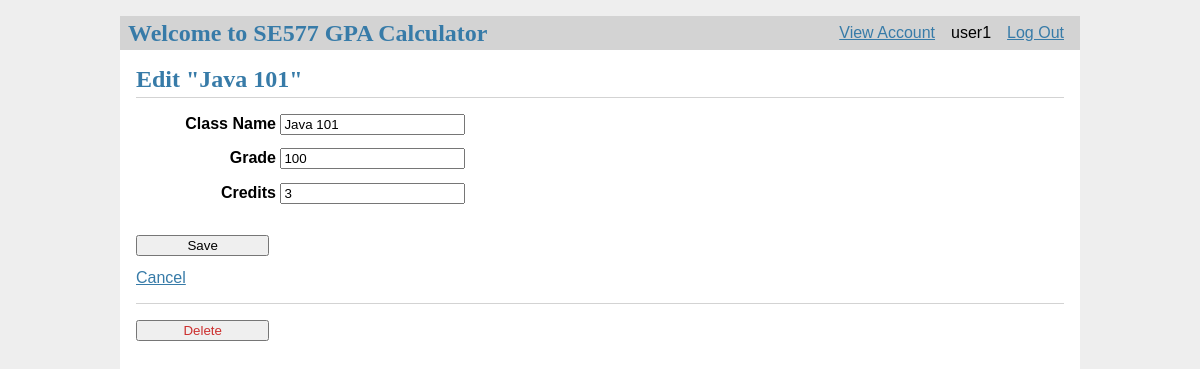
/1/update (signed in), run on an earlier commit of the app's database.
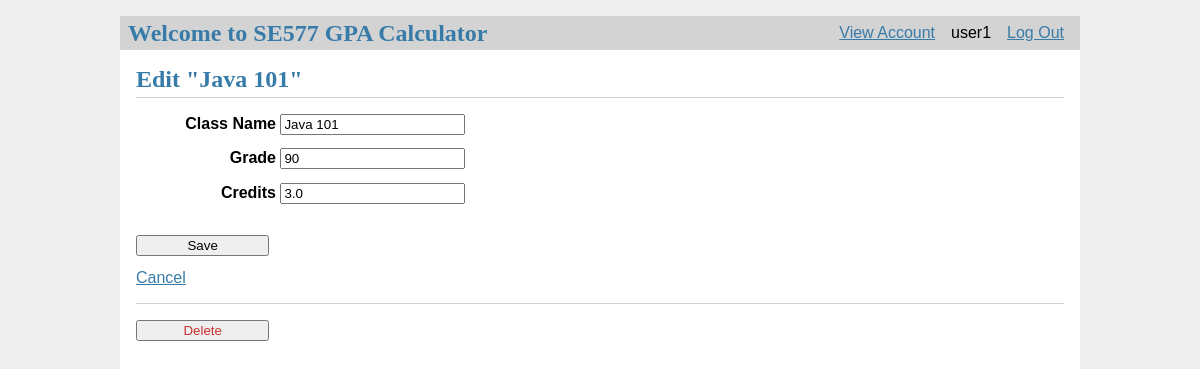
And on a later commit of the database.
### tables this page shows
CREATE TABLE class (
  id INTEGER PRIMARY KEY AUTOINCREMENT,
  author_id INTEGER NOT NULL,
  classname TEXT NOT NULL,
  grade INTEGER NOT NULL,
  credits REAL NOT NULL,
  FOREIGN KEY (author_id) REFERENCES user (id)
);

### flaskr/calc.py (the view, shortened to what this page needs)
@bp.route('/<int:id>/update', methods=('GET', 'POST'))
@login_required
def update(id):
    clss = get_class(id)
    return render_template('calc/update.html', clss=clss)

### flaskr/auth.py (called while the page is built)
@bp.before_app_request
def load_logged_in_user():
    user_id = session.get('user_id')
    if user_id is None:
        g.user = None
    else:
        g.user = get_db().execute(
            'SELECT * FROM user WHERE id = ?', (user_id,)
        ).fetchone()

def login_required(view):
    @functools.wraps(view)
    def wrapped_view(**kwargs):
        if g.user is None:
            return redirect(url_for('auth.login'))
        return view(**kwargs)
    return wrapped_view

### flaskr/calc.py (called while the page is built)
def get_class(id, check_author=True):
    clss = get_db().execute(
        'SELECT p.id, classname, grade, credits, author_id, username'
        ' FROM class p JOIN user u ON p.author_id = u.id'
        ' WHERE p.id = ?',
        (id,)
    ).fetchone()
    if clss is None:
        abort(404, "Class id {0} doesn't exist.".format(id))
    if check_author and clss['author_id'] != g.user['id']:
        abort(403)
    return clss

### flaskr/db.py (called while the page is built)
def get_db():
    if 'db' not in g:
        g.db = sqlite3.connect(
            current_app.config['DATABASE'],
            detect_types=sqlite3.PARSE_DECLTYPES
        )
        g.db.row_factory = sqlite3.Row
    return g.db

### flaskr/templates/calc/update.html (shortened to what this page needs)
{% extends 'base.html' %}
{% block header %}
  <h1>{% block title %}Edit "{{ clss['classname'] }}"{% endblock %}</h1>
{% endblock %}
{% block content %}
	<form method="post">
		<div class="block">
			<label for="classname">Class Name</label>
			<input name="classname" id="classname"
				value="{{ request.form['classname'] or clss['classname'] }}" required>
		</div>
		<div class="block">
			<label for="grade">Grade</label>
			<input name="grade" id="grade" value="{{ request.form['grade'] or clss['grade'] }}" required>
		</div>
		<div class="block">
			<label for="credits">Credits</label>
			<input name="credits" id="credits" value="{{ request.form['credits'] or clss['credits'] }}" required>
		</div>
		<input type="submit" value="Save">
		<a href="{{ url_for('calc.viewClasses') }}">Cancel</a>
	</form>
	<hr>
	<form action="{{ url_for('calc.delete', id=clss['id']) }}" method="post">
		<input class="danger" type="submit" value="Delete" onclick="return confirm('Are you sure?');">
	</form>
{% endblock %}

What changed in the data, as far as the page shows it:
changed class "Java 101": grade "100" → "90"; credits "3" → "3.0"
